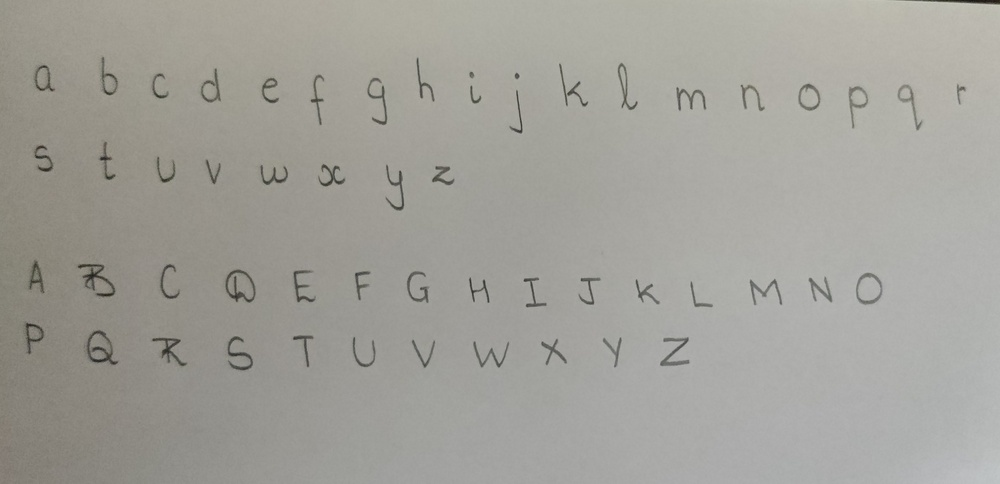
#> input picture script/data/1.jpg, 1000 x 484 px, shrunk from 3100 x 1500 before the run, found by its file name
$ jupyter execute 1_crop_image2letters-Copy1.ipynb   (older library calls are emulated)
#> lines starting #> are read from the running program, lines starting #| are printed output that depends on the picture; after the words box and inside, x2 and y2 are one past the last pixel; in counts of white or black regions, pixels touching at a corner belong together
# Crop input image into seperate letters

### Import Modules

[cell 1]
import cv2
import numpy as np
import imutils

#### [Template Matching](https://docs.opencv.org/3.0-beta/doc/py_tutorials/py_imgproc/py_template_matching/py_template_matching.html#py-template-matching)

[cell 2]
#import image
img = cv2.imread('data/1.jpg')
#> img is the input picture: shape (484, 1000, 3); mean B, G, R 154, 160.5, 161.8

rgb_planes = cv2.split(img)

result_planes = []
result_norm_planes = []

# Remove shadows
for plane in rgb_planes:
    dilated_img = cv2.dilate(plane, np.ones((7,7), np.uint8))
    bg_img = cv2.medianBlur(dilated_img, 21)
    diff_img = 255 - cv2.absdiff(plane, bg_img)
    norm_img = cv2.normalize(diff_img,None, alpha=0, beta=255, norm_type=cv2.NORM_MINMAX, dtype=cv2.CV_8UC1)
    result_norm_planes.append(norm_img)
#> this loop made 3 passes
#> pass 1, `dilated_img = cv2.dilate(plane, np.ones((7,7), np.uint8))`:
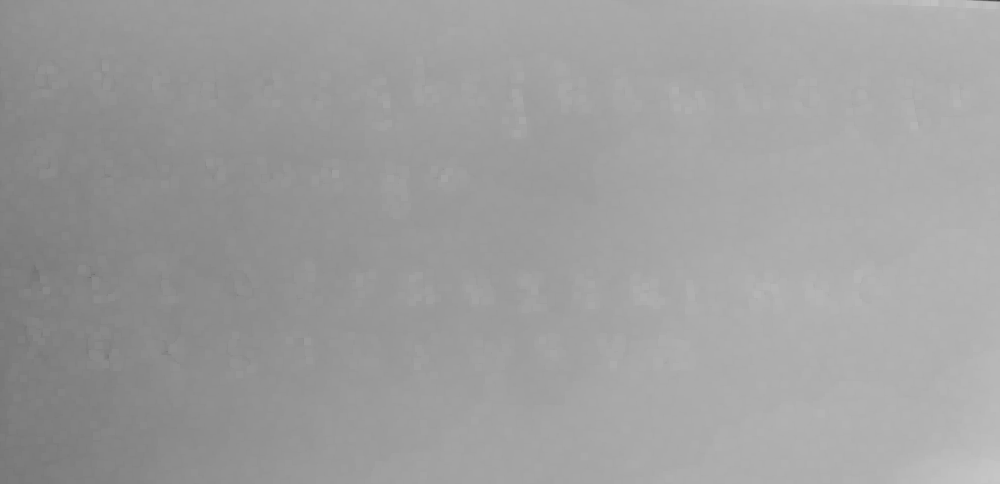
#> dilated_img: shape (484, 1000); min 66, max 198, mean 158.1
#> pass 1, `diff_img = 255 - cv2.absdiff(plane, bg_img)`:
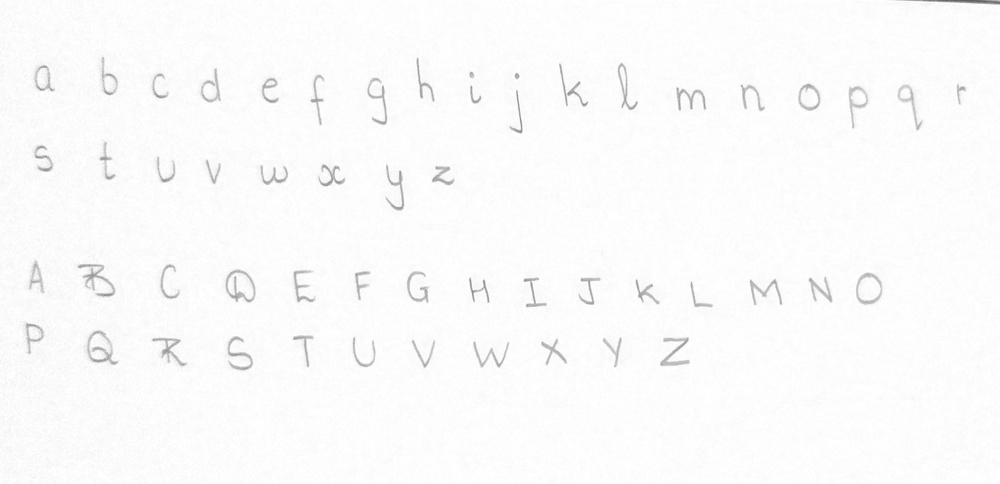
#> diff_img: shape (484, 1000); min 91, max 255, mean 250.9
#> after the loop, result_norm_planes = 3 items

result_norm_planes_image = cv2.merge(result_norm_planes)
image = result_norm_planes_image

#grayscale
gray = cv2.cvtColor(image,cv2.COLOR_BGR2GRAY)

#binary
ret,thresh = cv2.threshold(gray,127,255,cv2.THRESH_BINARY_INV)
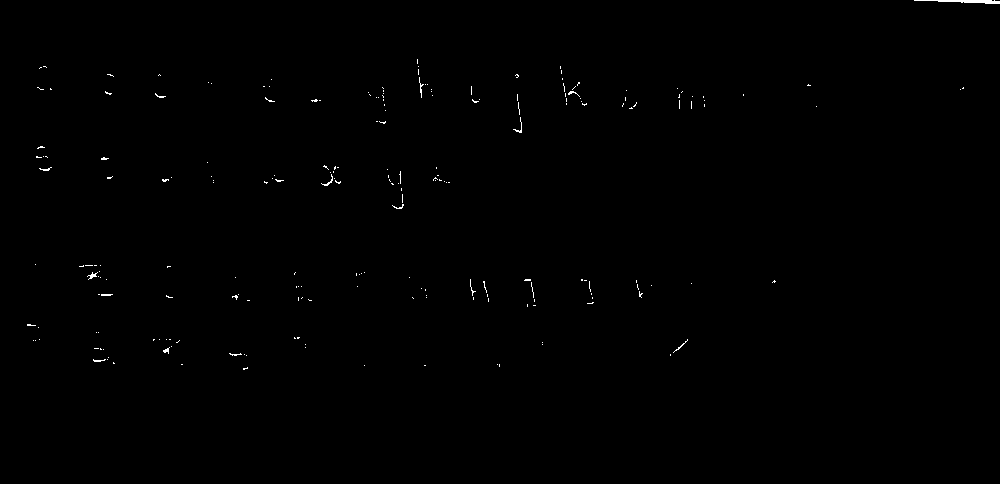
#> thresh: shape (484, 1000); 0.27% white in thin lines or dots, all inside (x1, y1, x2, y2) = (27, 0, 1000, 370)

#dilation
kernel = np.ones((5,100), np.uint8)
img_dilation = cv2.dilate(thresh, kernel, iterations=1)
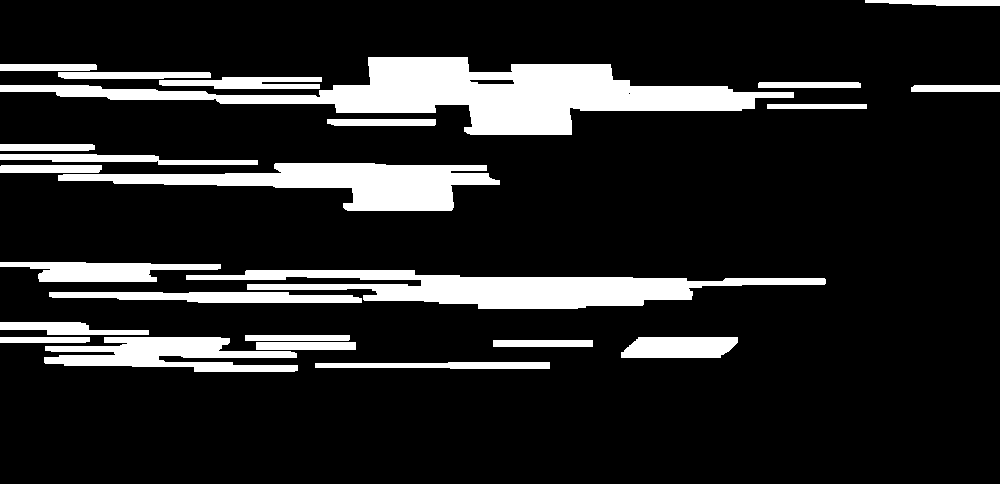
#> img_dilation: shape (484, 1000); 14.7% white; 24 white regions

#find contours
ctrs,hier= cv2.findContours(img_dilation.copy(), cv2.RETR_EXTERNAL, cv2.CHAIN_APPROX_SIMPLE)
#> ctrs = 24 contours; largest, box (x1, y1, x2, y2) and area: (0, 57, 794, 135) 21108, (186, 270, 826, 309) 11206, (58, 163, 500, 211) 9060, (44, 337, 298, 372) 4823, (0, 262, 221, 282) 2559

#sort contours
sorted_ctrs = sorted(ctrs, key=lambda ctr: cv2.boundingRect(ctr)[0])
#> sorted_ctrs has the same summary as ctrs

for i, ctr in enumerate(sorted_ctrs):
    # Get bounding box
    x, y, w, h = cv2.boundingRect(ctr)

    # Getting ROI
    roi = image[y:y+h, x:x+w]

    # show ROI
    cv2.imshow('segment no:'+str(i),roi)
    cv2.rectangle(image,(x,y),( x + w, y + h ),(90,0,255),2)
    cv2.waitKey(0)
#> this loop made 24 passes
#> (x, y, w, h) on passes 1 to 12: (0, 337, 90, 6), (0, 322, 149, 13), (0, 262, 221, 20), (0, 165, 102, 8), (0, 154, 258, 11), (0, 144, 95, 7), (0, 64, 97, 7), (0, 57, 794, 78), (44, 337, 254, 35), (49, 292, 313, 11), (58, 163, 442, 48), (58, 72, 153, 7)
#> (ctr, x, y, w, h) on passes 16, 19, 22: ([[256, 342], [256, 349], [355, 349], [355, 342]], 256, 342, 100, 8), ([[493, 340], [493, 346], [592, 346], [592, 340]], 493, 340, 100, 7), ([[767, 104], [767, 108], [866, 108], [866, 104]], 767, 104, 100, 5)
#> pass 3, `roi = image[y:y+h, x:x+w]`:
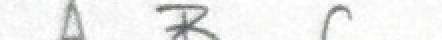
#> roi: shape (20, 221, 3) (shown 2 times larger); mean of channels 0, 1, 2 238.4, 239.2, 238.9; drawn as B, G, R
#> after the loop:
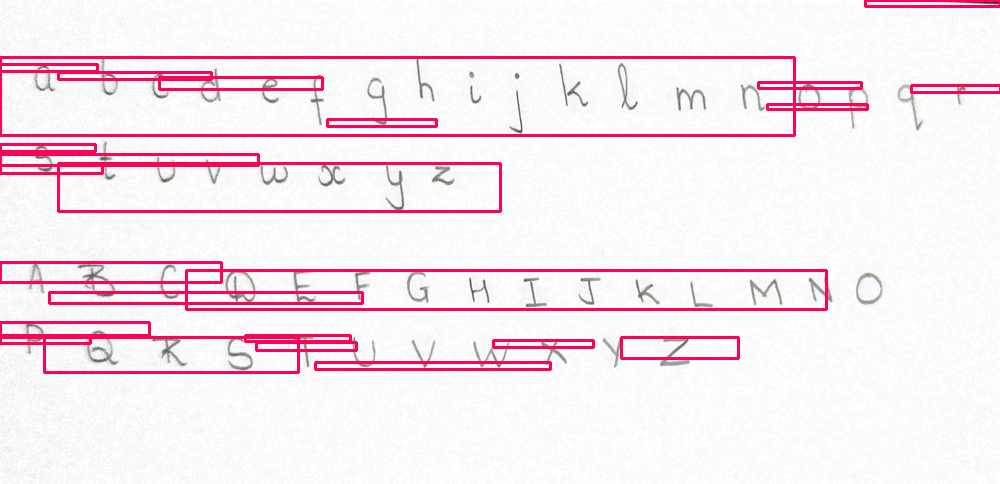
#> image: shape (484, 1000, 3); mean of channels 0, 1, 2 238.8, 233.6, 249.5; drawn as B, G, R

cv2.imshow('marked areas',image)
cv2.waitKey(0)
#> Out = 27

$ run again, with script/data/0.jpg copied over script/data/1.jpg
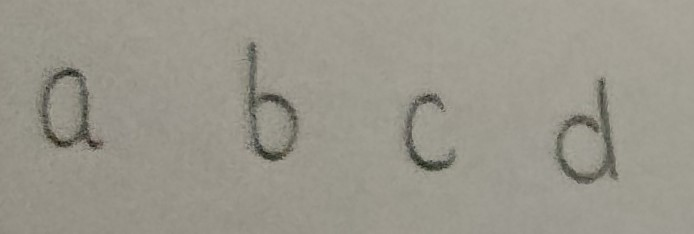
#> input picture script/data/0.jpg, 694 x 234 px, found by its file name
#> img is the input picture: shape (234, 694, 3); mean B, G, R 139.5, 150.6, 153.9
#> the loop `for plane in rgb_planes:` made 3 passes
#> after the loop `for plane in rgb_planes:`: result_norm_planes = 3 items
#> `ret,thresh = cv2.threshold(gray,127,255,cv2.THRESH_BINARY_INV)`:
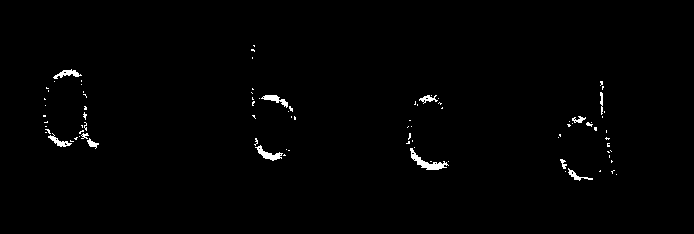
#> thresh: shape (234, 694); 0.95% white; 89 white regions (77 under 20 px), largest, box (x1, y1, x2, y2) and area: (410, 148, 449, 170) 258, (255, 145, 283, 161) 163, (261, 95, 288, 108) 134
#> img_dilation: shape (234, 694); 24.7% white; 11 white regions
#> ctrs = 11 contours; largest, box (x1, y1, x2, y2) and area: (509, 79, 667, 183) 11956, (0, 103, 149, 151) 6140, (357, 131, 499, 172) 4426, (202, 86, 346, 122) 4262, (0, 67, 137, 102) 4012
#> sorted_ctrs has the same summary as ctrs
#> the loop `for i, ctr in enumerate(sorted_ctrs):` made 11 passes
#> (x, y, w, h) on passes 1, 2, 3, 4, 6, 7, 8, 10: (0, 103, 149, 48), (0, 67, 137, 35), (202, 86, 144, 36), (202, 43, 103, 11), (205, 136, 135, 27), (357, 131, 142, 41), (358, 124, 104, 6), (365, 93, 128, 18)
#> after the loop `for i, ctr in enumerate(sorted_ctrs):`:
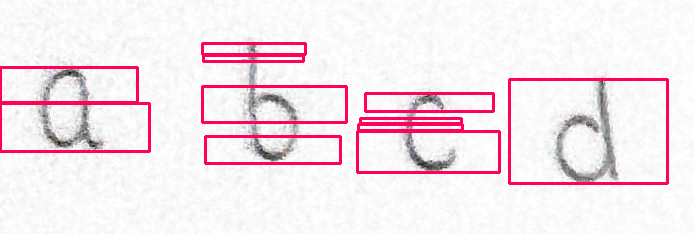
#> image: shape (234, 694, 3); mean of channels 0, 1, 2 236, 230.8, 245.8; drawn as B, G, R
#> Out = 27

$ run again, with script/data/2.jpg copied over script/data/1.jpg
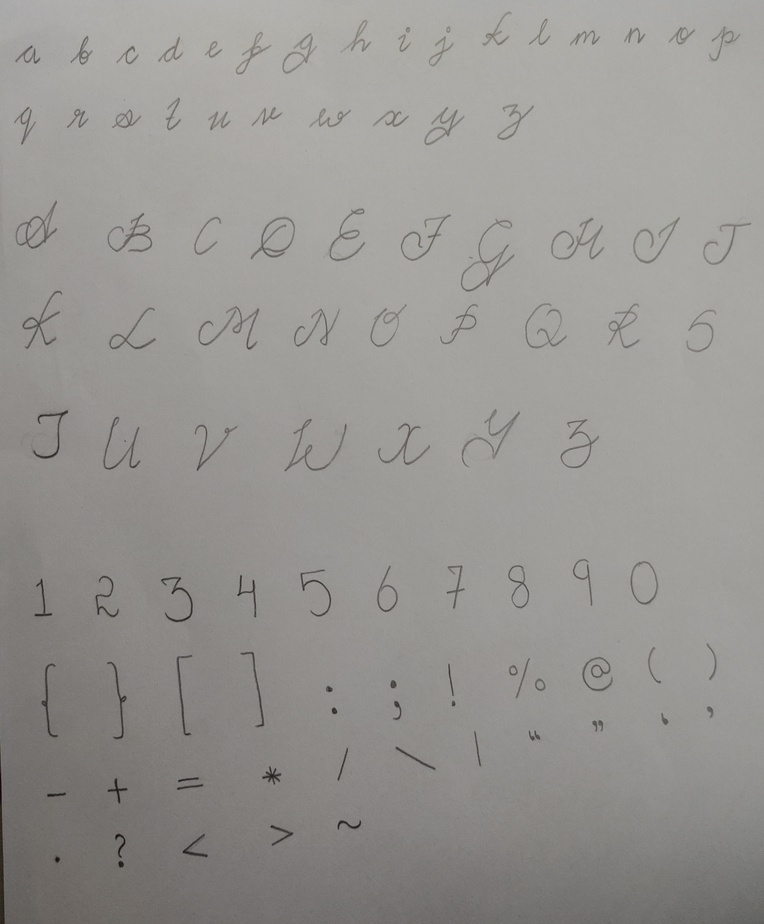
#> input picture script/data/2.jpg, 764 x 924 px, shrunk from 2911 x 3523 before the run, found by its file name
#> img is the input picture: shape (924, 764, 3); mean B, G, R 145.9, 149.4, 151.2
#> the loop `for plane in rgb_planes:` made 3 passes
#> after the loop `for plane in rgb_planes:`: result_norm_planes = 3 items
#> `ret,thresh = cv2.threshold(gray,127,255,cv2.THRESH_BINARY_INV)`:
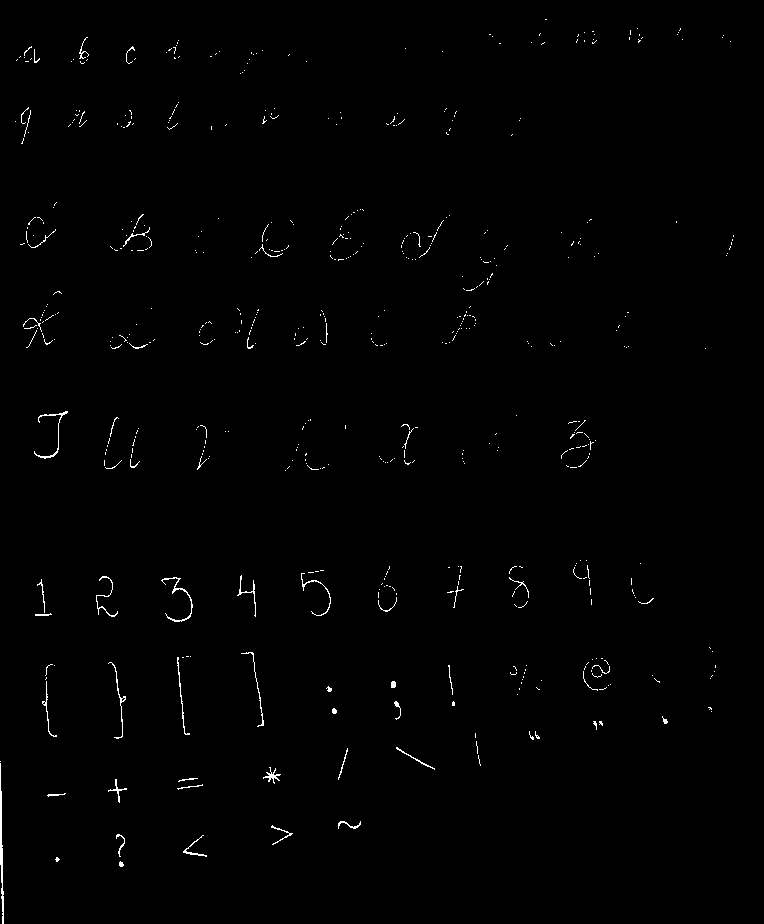
#> thresh: shape (924, 764); 0.67% white in thin lines or dots
#> img_dilation: shape (924, 764); 32.8% white; 19 white regions
#> ctrs = 19 contours; largest, box (x1, y1, x2, y2) and area: (0, 650, 764, 741) 39712, (0, 705, 762, 924) 34847, (0, 409, 646, 473) 31874, (0, 558, 704, 624) 31872, (0, 207, 649, 268) 26220
#> sorted_ctrs has the same summary as ctrs
#> the loop `for i, ctr in enumerate(sorted_ctrs):` made 19 passes
#> (x, y, w, h) on passes 1 to 8: (0, 705, 762, 219), (0, 650, 764, 91), (0, 558, 704, 66), (0, 409, 646, 64), (0, 302, 756, 49), (0, 207, 649, 61), (0, 100, 571, 46), (0, 35, 357, 31)
#> after the loop `for i, ctr in enumerate(sorted_ctrs):`:
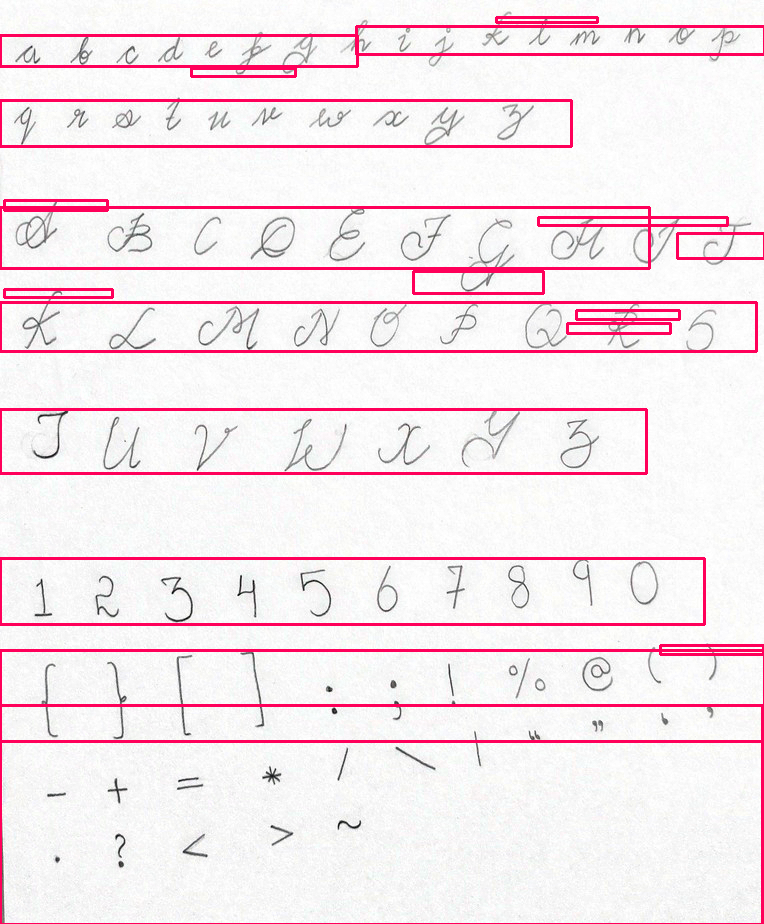
#> image: shape (924, 764, 3); mean of channels 0, 1, 2 236.7, 231.4, 246.6; drawn as B, G, R
#> Out = 27
